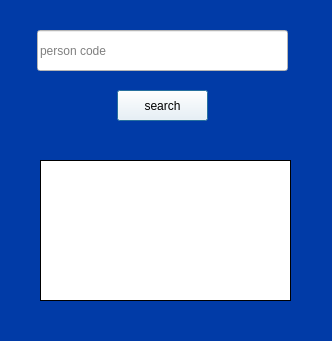
<?xml version="1.0" encoding="UTF-8"?>
<ui version="4.0">
 <class>SearchMemberForm</class>
 <widget class="QWidget" name="SearchMemberForm">
  <property name="geometry">
   <rect>
    <x>0</x>
    <y>0</y>
    <width>332</width>
    <height>341</height>
   </rect>
  </property>
  <property name="minimumSize">
   <size>
    <width>332</width>
    <height>341</height>
   </size>
  </property>
  <property name="maximumSize">
   <size>
    <width>332</width>
    <height>341</height>
   </size>
  </property>
  <property name="windowTitle">
   <string>search member</string>
  </property>
  <property name="styleSheet">
   <string notr="true">background-color: rgb(1, 59, 167);</string>
  </property>
  <widget class="QLineEdit" name="lineEdit">
   <property name="geometry">
    <rect>
     <x>37</x>
     <y>30</y>
     <width>251</width>
     <height>41</height>
    </rect>
   </property>
   <property name="styleSheet">
    <string notr="true">font: 10pt &quot;MS Shell Dlg 2&quot;;
background-color: rgb(255, 255, 255);</string>
   </property>
   <property name="text">
    <string/>
   </property>
   <property name="frame">
    <bool>true</bool>
   </property>
   <property name="placeholderText">
    <string>person code</string>
   </property>
  </widget>
  <widget class="QPushButton" name="pushButton">
   <property name="geometry">
    <rect>
     <x>117</x>
     <y>90</y>
     <width>91</width>
     <height>31</height>
    </rect>
   </property>
   <property name="styleSheet">
    <string notr="true">font: 10pt &quot;MS Shell Dlg 2&quot;;
background-color: rgb(255, 255, 255);</string>
   </property>
   <property name="text">
    <string>search</string>
   </property>
   <property name="default">
    <bool>true</bool>
   </property>
  </widget>
  <widget class="QPlainTextEdit" name="plainTextEdit">
   <property name="geometry">
    <rect>
     <x>40</x>
     <y>160</y>
     <width>251</width>
     <height>141</height>
    </rect>
   </property>
   <property name="styleSheet">
    <string>font: 10pt &quot;MS Shell Dlg 2&quot;;
background-color: rgb(255, 255, 255);</string>
   </property>
   <property name="frameShape">
    <enum>QFrame::Box</enum>
   </property>
   <property name="frameShadow">
    <enum>QFrame::Plain</enum>
   </property>
  </widget>
 </widget>
 <resources/>
 <connections/>
</ui>
